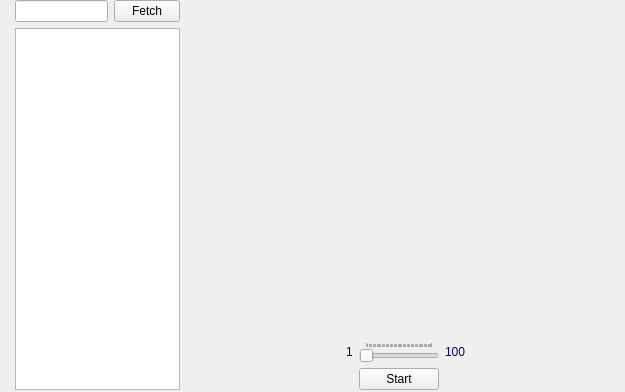
<?xml version="1.0" encoding="UTF-8"?>
<ui version="4.0">
 <class>MainWindow</class>
 <widget class="QWidget" name="MainWindow">
  <property name="geometry">
   <rect>
    <x>0</x>
    <y>0</y>
    <width>625</width>
    <height>392</height>
   </rect>
  </property>
  <property name="windowTitle">
   <string>MainWindow</string>
  </property>
  <layout class="QGridLayout" name="gridLayout">
   <property name="leftMargin">
    <number>15</number>
   </property>
   <property name="topMargin">
    <number>0</number>
   </property>
   <property name="rightMargin">
    <number>0</number>
   </property>
   <property name="bottomMargin">
    <number>2</number>
   </property>
   <item row="1" column="0" rowspan="3" colspan="2">
    <widget class="QListView" name="listView">
     <property name="sizePolicy">
      <sizepolicy hsizetype="Preferred" vsizetype="Preferred">
       <horstretch>0</horstretch>
       <verstretch>0</verstretch>
      </sizepolicy>
     </property>
     <property name="minimumSize">
      <size>
       <width>25</width>
       <height>25</height>
      </size>
     </property>
     <property name="layoutDirection">
      <enum>Qt::LeftToRight</enum>
     </property>
     <property name="frameShadow">
      <enum>QFrame::Sunken</enum>
     </property>
     <property name="isWrapping" stdset="0">
      <bool>true</bool>
     </property>
     <property name="viewMode">
      <enum>QListView::ListMode</enum>
     </property>
    </widget>
   </item>
   <item row="1" column="2" rowspan="3">
    <widget class="QWidget" name="widgetSpin" native="true">
     <layout class="QGridLayout" name="gridLayout_2">
      <property name="leftMargin">
       <number>0</number>
      </property>
      <property name="topMargin">
       <number>0</number>
      </property>
      <property name="rightMargin">
       <number>0</number>
      </property>
      <property name="bottomMargin">
       <number>0</number>
      </property>
      <item row="2" column="0">
       <spacer name="horizontalSpacer_2">
        <property name="orientation">
         <enum>Qt::Horizontal</enum>
        </property>
        <property name="sizeHint" stdset="0">
         <size>
          <width>40</width>
          <height>20</height>
         </size>
        </property>
       </spacer>
      </item>
      <item row="1" column="1" colspan="2">
       <widget class="QSlider" name="horizontalSliderVelocity">
        <property name="minimum">
         <number>1</number>
        </property>
        <property name="maximum">
         <number>100</number>
        </property>
        <property name="value">
         <number>1</number>
        </property>
        <property name="sliderPosition">
         <number>1</number>
        </property>
        <property name="tracking">
         <bool>false</bool>
        </property>
        <property name="orientation">
         <enum>Qt::Horizontal</enum>
        </property>
        <property name="invertedAppearance">
         <bool>false</bool>
        </property>
        <property name="tickPosition">
         <enum>QSlider::TicksAbove</enum>
        </property>
        <property name="tickInterval">
         <number>2</number>
        </property>
       </widget>
      </item>
      <item row="0" column="0" colspan="4">
       <widget class="LuckCircle" name="widgetWheel" native="true">
        <property name="sizePolicy">
         <sizepolicy hsizetype="Preferred" vsizetype="Preferred">
          <horstretch>0</horstretch>
          <verstretch>0</verstretch>
         </sizepolicy>
        </property>
       </widget>
      </item>
      <item row="2" column="3">
       <spacer name="horizontalSpacer_3">
        <property name="orientation">
         <enum>Qt::Horizontal</enum>
        </property>
        <property name="sizeHint" stdset="0">
         <size>
          <width>58</width>
          <height>14</height>
         </size>
        </property>
       </spacer>
      </item>
      <item row="1" column="0">
       <widget class="QWidget" name="widget_Left" native="true">
        <layout class="QGridLayout" name="gridLayout_4">
         <property name="leftMargin">
          <number>0</number>
         </property>
         <property name="topMargin">
          <number>0</number>
         </property>
         <property name="rightMargin">
          <number>0</number>
         </property>
         <property name="bottomMargin">
          <number>0</number>
         </property>
         <item row="0" column="0">
          <spacer name="horizontalSpacer_4">
           <property name="orientation">
            <enum>Qt::Horizontal</enum>
           </property>
           <property name="sizeHint" stdset="0">
            <size>
             <width>181</width>
             <height>20</height>
            </size>
           </property>
          </spacer>
         </item>
         <item row="0" column="1">
          <widget class="QLabel" name="label_Min">
           <property name="styleSheet">
            <string notr="true">color: rgb(0, 0, 127);</string>
           </property>
           <property name="text">
            <string>1</string>
           </property>
          </widget>
         </item>
        </layout>
       </widget>
      </item>
      <item row="1" column="3">
       <widget class="QWidget" name="widget_Right" native="true">
        <layout class="QGridLayout" name="gridLayout_3">
         <property name="leftMargin">
          <number>0</number>
         </property>
         <property name="topMargin">
          <number>0</number>
         </property>
         <property name="rightMargin">
          <number>0</number>
         </property>
         <property name="bottomMargin">
          <number>0</number>
         </property>
         <item row="0" column="0">
          <widget class="QLabel" name="label_Max">
           <property name="styleSheet">
            <string notr="true">color: rgb(0, 0, 127);</string>
           </property>
           <property name="text">
            <string>100</string>
           </property>
          </widget>
         </item>
         <item row="0" column="1">
          <spacer name="horizontalSpacer_5">
           <property name="orientation">
            <enum>Qt::Horizontal</enum>
           </property>
           <property name="sizeHint" stdset="0">
            <size>
             <width>180</width>
             <height>20</height>
            </size>
           </property>
          </spacer>
         </item>
        </layout>
       </widget>
      </item>
      <item row="2" column="1" colspan="2">
       <widget class="QPushButton" name="pushButtonStartStop">
        <property name="text">
         <string>Start</string>
        </property>
        <property name="checkable">
         <bool>true</bool>
        </property>
       </widget>
      </item>
     </layout>
    </widget>
   </item>
   <item row="0" column="0" colspan="2">
    <widget class="QWidget" name="widgetChooseFolder" native="true">
     <property name="sizePolicy">
      <sizepolicy hsizetype="Preferred" vsizetype="Fixed">
       <horstretch>0</horstretch>
       <verstretch>0</verstretch>
      </sizepolicy>
     </property>
     <property name="minimumSize">
      <size>
       <width>0</width>
       <height>0</height>
      </size>
     </property>
     <layout class="QGridLayout" name="gridLayout_5">
      <property name="leftMargin">
       <number>0</number>
      </property>
      <property name="topMargin">
       <number>0</number>
      </property>
      <property name="rightMargin">
       <number>0</number>
      </property>
      <property name="bottomMargin">
       <number>0</number>
      </property>
      <item row="1" column="0">
       <widget class="QLineEdit" name="lineEditFolderAdd">
        <property name="readOnly">
         <bool>true</bool>
        </property>
       </widget>
      </item>
      <item row="1" column="1">
       <widget class="QPushButton" name="pushButton">
        <property name="sizePolicy">
         <sizepolicy hsizetype="Fixed" vsizetype="Fixed">
          <horstretch>0</horstretch>
          <verstretch>0</verstretch>
         </sizepolicy>
        </property>
        <property name="minimumSize">
         <size>
          <width>35</width>
          <height>0</height>
         </size>
        </property>
        <property name="text">
         <string>Fetch</string>
        </property>
       </widget>
      </item>
     </layout>
    </widget>
   </item>
   <item row="0" column="2">
    <widget class="QWidget" name="widgetTodayAttempts" native="true">
     <layout class="QGridLayout" name="gridLayout_6">
      <property name="leftMargin">
       <number>0</number>
      </property>
      <property name="topMargin">
       <number>0</number>
      </property>
      <property name="rightMargin">
       <number>0</number>
      </property>
      <property name="bottomMargin">
       <number>0</number>
      </property>
      <item row="0" column="1">
       <widget class="QLabel" name="labelTodayAttempts">
        <property name="styleSheet">
         <string notr="true">color: rgb(255, 0, 0);</string>
        </property>
        <property name="text">
         <string/>
        </property>
        <property name="alignment">
         <set>Qt::AlignRight|Qt::AlignTrailing|Qt::AlignVCenter</set>
        </property>
        <property name="margin">
         <number>2</number>
        </property>
        <property name="indent">
         <number>5</number>
        </property>
       </widget>
      </item>
      <item row="0" column="0">
       <spacer name="horizontalSpacer">
        <property name="orientation">
         <enum>Qt::Horizontal</enum>
        </property>
        <property name="sizeType">
         <enum>QSizePolicy::Preferred</enum>
        </property>
        <property name="sizeHint" stdset="0">
         <size>
          <width>324</width>
          <height>20</height>
         </size>
        </property>
       </spacer>
      </item>
     </layout>
    </widget>
   </item>
  </layout>
 </widget>
 <layoutdefault spacing="6" margin="11"/>
 <customwidgets>
  <customwidget>
   <class>LuckCircle</class>
   <extends>QWidget</extends>
   <header>luckcircle.h</header>
   <container>1</container>
  </customwidget>
 </customwidgets>
 <resources/>
 <connections/>
</ui>
